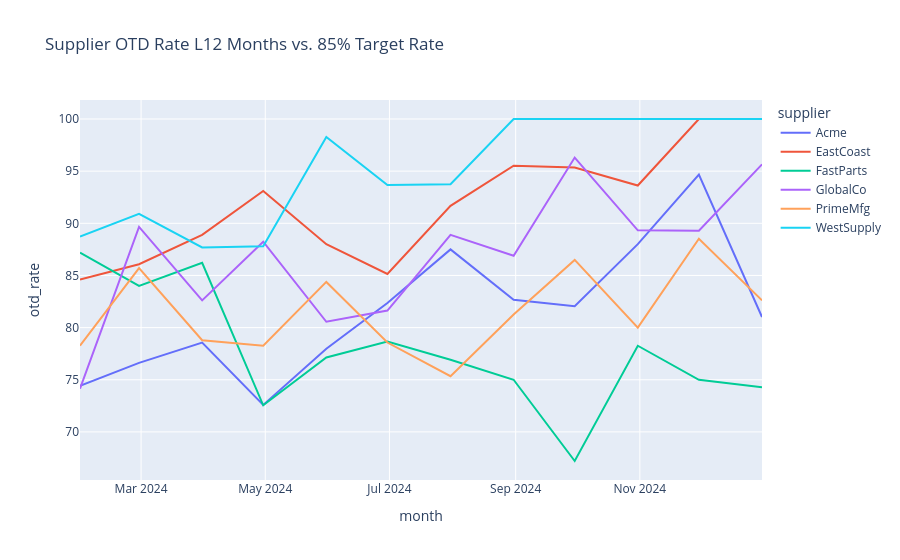
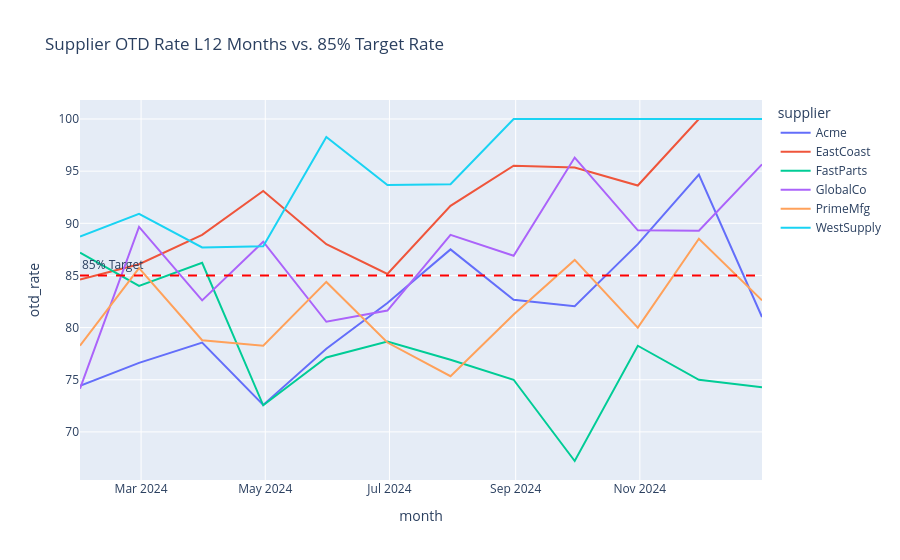

Notebook source saved alongside these figures, in order:
### Code cell
# Part 6
# Build a multi-line chart showing each supplier's OTD rate over 12 months 
# with the 85% target line added as a horizontal reference line.

fig = px.line(
    df,
    x="month",
    y="otd_rate",
    color="supplier",
    title="Supplier OTD Rate L12 Months vs. 85% Target Rate"
)

# add the 85% target line
fig.add_hline(
    y=85,
    line_dash="dash",
    line_color="red",
    annotation_text="85% Target",
    annotation_position="top left"
)

fig.show()

### Figure 1 — Plotly figure (JSON) as saved in the notebook; plotly's stock layout.template omitted (floating-point values rounded to 4 significant figures)
{"data": [{"hovertemplate": "supplier=Acme<br>month=%{x}<br>otd_rate=%{y}<extra></extra>", "legendgroup": "Acme", "line": {"color": "#636efa", "dash": "solid"}, "marker": {"symbol": "circle"}, "mode": "lines", "name": "Acme", "orientation": "v", "showlegend": true, "type": "scatter", "x": ["2024-01-31T00:00:00.000000", "2024-02-29T00:00:00.000000", "2024-03-31T00:00:00.000000", "2024-04-30T00:00:00.000000", "2024-05-31T00:00:00.000000", "2024-06-30T00:00:00.000000", "2024-07-31T00:00:00.000000", "2024-08-31T00:00:00.000000", "2024-09-30T00:00:00.000000", "2024-10-31T00:00:00.000000", "2024-11-30T00:00:00.000000", "2024-12-31T00:00:00.000000"], "xaxis": "x", "y": [74.42, 76.62, 78.57, 72.58, 77.97, 82.35, 87.5, 82.67, 82.05, 88.0, 94.67, 81.01], "yaxis": "y"}, {"hovertemplate": "supplier=EastCoast<br>month=%{x}<br>otd_rate=%{y}<extra></extra>", "legendgroup": "EastCoast", "line": {"color": "#EF553B", "dash": "solid"}, "marker": {"symbol": "circle"}, "mode": "lines", "name": "EastCoast", "orientation": "v", "showlegend": true, "type": "scatter", "x": ["2024-01-31T00:00:00.000000", "2024-02-29T00:00:00.000000", "2024-03-31T00:00:00.000000", "2024-04-30T00:00:00.000000", "2024-05-31T00:00:00.000000", "2024-06-30T00:00:00.000000", "2024-07-31T00:00:00.000000", "2024-08-31T00:00:00.000000", "2024-09-30T00:00:00.000000", "2024-10-31T00:00:00.000000", "2024-11-30T00:00:00.000000", "2024-12-31T00:00:00.000000"], "xaxis": "x", "y": [84.62, 86.08, 88.89, 93.1, 88.0, 85.14, 91.67, 95.52, 95.35, 93.62, 100.0, 100.0], "yaxis": "y"}, {"hovertemplate": "supplier=FastParts<br>month=%{x}<br>otd_rate=%{y}<extra></extra>", "legendgroup": "FastParts", "line": {"color": "#00cc96", "dash": "solid"}, "marker": {"symbol": "circle"}, "mode": "lines", "name": "FastParts", "orientation": "v", "showlegend": true, "type": "scatter", "x": ["2024-01-31T00:00:00.000000", "2024-02-29T00:00:00.000000", "2024-03-31T00:00:00.000000", "2024-04-30T00:00:00.000000", "2024-05-31T00:00:00.000000", "2024-06-30T00:00:00.000000", "2024-07-31T00:00:00.000000", "2024-08-31T00:00:00.000000", "2024-09-30T00:00:00.000000", "2024-10-31T00:00:00.000000", "2024-11-30T00:00:00.000000", "2024-12-31T00:00:00.000000"], "xaxis": "x", "y": [87.18, 84.0, 86.21, 72.55, 77.14, 78.67, 76.92, 75.0, 67.21, 78.26, 75.0, 74.29], "yaxis": "y"}, {"hovertemplate": "supplier=GlobalCo<br>month=%{x}<br>otd_rate=%{y}<extra></extra>", "legendgroup": "GlobalCo", "line": {"color": "#ab63fa", "dash": "solid"}, "marker": {"symbol": "circle"}, "mode": "lines", "name": "GlobalCo", "orientation": "v", "showlegend": true, "type": "scatter", "x": ["2024-01-31T00:00:00.000000", "2024-02-29T00:00:00.000000", "2024-03-31T00:00:00.000000", "2024-04-30T00:00:00.000000", "2024-05-31T00:00:00.000000", "2024-06-30T00:00:00.000000", "2024-07-31T00:00:00.000000", "2024-08-31T00:00:00.000000", "2024-09-30T00:00:00.000000", "2024-10-31T00:00:00.000000", "2024-11-30T00:00:00.000000", "2024-12-31T00:00:00.000000"], "xaxis": "x", "y": [74.14, 89.66, 82.61, 88.24, 80.56, 81.63, 88.89, 86.89, 96.3, 89.33, 89.29, 95.65], "yaxis": "y"}, {"hovertemplate": "supplier=PrimeMfg<br>month=%{x}<br>otd_rate=%{y}<extra></extra>", "legendgroup": "PrimeMfg", "line": {"color": "#FFA15A", "dash": "solid"}, "marker": {"symbol": "circle"}, "mode": "lines", "name": "PrimeMfg", "orientation": "v", "showlegend": true, "type": "scatter", "x": ["2024-01-31T00:00:00.000000", "2024-02-29T00:00:00.000000", "2024-03-31T00:00:00.000000", "2024-04-30T00:00:00.000000", "2024-05-31T00:00:00.000000", "2024-06-30T00:00:00.000000", "2024-07-31T00:00:00.000000", "2024-08-31T00:00:00.000000", "2024-09-30T00:00:00.000000", "2024-10-31T00:00:00.000000", "2024-11-30T00:00:00.000000", "2024-12-31T00:00:00.000000"], "xaxis": "x", "y": [78.26, 85.71, 78.79, 78.26, 84.38, 78.57, 75.34, 81.25, 86.49, 80.0, 88.52, 82.61], "yaxis": "y"}, {"hovertemplate": "supplier=WestSupply<br>month=%{x}<br>otd_rate=%{y}<extra></extra>", "legendgroup": "WestSupply", "line": {"color": "#19d3f3", "dash": "solid"}, "marker": {"symbol": "circle"}, "mode": "lines", "name": "WestSupply", "orientation": "v", "showlegend": true, "type": "scatter", "x": ["2024-01-31T00:00:00.000000", "2024-02-29T00:00:00.000000", "2024-03-31T00:00:00.000000", "2024-04-30T00:00:00.000000", "2024-05-31T00:00:00.000000", "2024-06-30T00:00:00.000000", "2024-07-31T00:00:00.000000", "2024-08-31T00:00:00.000000", "2024-09-30T00:00:00.000000", "2024-10-31T00:00:00.000000", "2024-11-30T00:00:00.000000", "2024-12-31T00:00:00.000000"], "xaxis": "x", "y": [88.73, 90.91, 87.69, 87.8, 98.28, 93.67, 93.75, 100.0, 100.0, 100.0, 100.0, 100.0], "yaxis": "y"}], "layout": {"legend": {"title": {"text": "supplier"}, "tracegroupgap": 0}, "title": {"text": "Supplier OTD Rate L12 Months vs. 85% Target Rate"}, "xaxis": {"anchor": "y", "domain": [0, 1], "title": {"text": "month"}}, "yaxis": {"anchor": "x", "domain": [0, 1], "title": {"text": "otd_rate"}}}}

### Figure 2 — Plotly figure (JSON) as saved in the notebook; plotly's stock layout.template omitted (floating-point values rounded to 4 significant figures)
{"data": [{"hovertemplate": "supplier=Acme<br>month=%{x}<br>otd_rate=%{y}<extra></extra>", "legendgroup": "Acme", "line": {"color": "#636efa", "dash": "solid"}, "marker": {"symbol": "circle"}, "mode": "lines", "name": "Acme", "orientation": "v", "showlegend": true, "type": "scatter", "x": ["2024-01-31T00:00:00.000000", "2024-02-29T00:00:00.000000", "2024-03-31T00:00:00.000000", "2024-04-30T00:00:00.000000", "2024-05-31T00:00:00.000000", "2024-06-30T00:00:00.000000", "2024-07-31T00:00:00.000000", "2024-08-31T00:00:00.000000", "2024-09-30T00:00:00.000000", "2024-10-31T00:00:00.000000", "2024-11-30T00:00:00.000000", "2024-12-31T00:00:00.000000"], "xaxis": "x", "y": [74.42, 76.62, 78.57, 72.58, 77.97, 82.35, 87.5, 82.67, 82.05, 88.0, 94.67, 81.01], "yaxis": "y"}, {"hovertemplate": "supplier=EastCoast<br>month=%{x}<br>otd_rate=%{y}<extra></extra>", "legendgroup": "EastCoast", "line": {"color": "#EF553B", "dash": "solid"}, "marker": {"symbol": "circle"}, "mode": "lines", "name": "EastCoast", "orientation": "v", "showlegend": true, "type": "scatter", "x": ["2024-01-31T00:00:00.000000", "2024-02-29T00:00:00.000000", "2024-03-31T00:00:00.000000", "2024-04-30T00:00:00.000000", "2024-05-31T00:00:00.000000", "2024-06-30T00:00:00.000000", "2024-07-31T00:00:00.000000", "2024-08-31T00:00:00.000000", "2024-09-30T00:00:00.000000", "2024-10-31T00:00:00.000000", "2024-11-30T00:00:00.000000", "2024-12-31T00:00:00.000000"], "xaxis": "x", "y": [84.62, 86.08, 88.89, 93.1, 88.0, 85.14, 91.67, 95.52, 95.35, 93.62, 100.0, 100.0], "yaxis": "y"}, {"hovertemplate": "supplier=FastParts<br>month=%{x}<br>otd_rate=%{y}<extra></extra>", "legendgroup": "FastParts", "line": {"color": "#00cc96", "dash": "solid"}, "marker": {"symbol": "circle"}, "mode": "lines", "name": "FastParts", "orientation": "v", "showlegend": true, "type": "scatter", "x": ["2024-01-31T00:00:00.000000", "2024-02-29T00:00:00.000000", "2024-03-31T00:00:00.000000", "2024-04-30T00:00:00.000000", "2024-05-31T00:00:00.000000", "2024-06-30T00:00:00.000000", "2024-07-31T00:00:00.000000", "2024-08-31T00:00:00.000000", "2024-09-30T00:00:00.000000", "2024-10-31T00:00:00.000000", "2024-11-30T00:00:00.000000", "2024-12-31T00:00:00.000000"], "xaxis": "x", "y": [87.18, 84.0, 86.21, 72.55, 77.14, 78.67, 76.92, 75.0, 67.21, 78.26, 75.0, 74.29], "yaxis": "y"}, {"hovertemplate": "supplier=GlobalCo<br>month=%{x}<br>otd_rate=%{y}<extra></extra>", "legendgroup": "GlobalCo", "line": {"color": "#ab63fa", "dash": "solid"}, "marker": {"symbol": "circle"}, "mode": "lines", "name": "GlobalCo", "orientation": "v", "showlegend": true, "type": "scatter", "x": ["2024-01-31T00:00:00.000000", "2024-02-29T00:00:00.000000", "2024-03-31T00:00:00.000000", "2024-04-30T00:00:00.000000", "2024-05-31T00:00:00.000000", "2024-06-30T00:00:00.000000", "2024-07-31T00:00:00.000000", "2024-08-31T00:00:00.000000", "2024-09-30T00:00:00.000000", "2024-10-31T00:00:00.000000", "2024-11-30T00:00:00.000000", "2024-12-31T00:00:00.000000"], "xaxis": "x", "y": [74.14, 89.66, 82.61, 88.24, 80.56, 81.63, 88.89, 86.89, 96.3, 89.33, 89.29, 95.65], "yaxis": "y"}, {"hovertemplate": "supplier=PrimeMfg<br>month=%{x}<br>otd_rate=%{y}<extra></extra>", "legendgroup": "PrimeMfg", "line": {"color": "#FFA15A", "dash": "solid"}, "marker": {"symbol": "circle"}, "mode": "lines", "name": "PrimeMfg", "orientation": "v", "showlegend": true, "type": "scatter", "x": ["2024-01-31T00:00:00.000000", "2024-02-29T00:00:00.000000", "2024-03-31T00:00:00.000000", "2024-04-30T00:00:00.000000", "2024-05-31T00:00:00.000000", "2024-06-30T00:00:00.000000", "2024-07-31T00:00:00.000000", "2024-08-31T00:00:00.000000", "2024-09-30T00:00:00.000000", "2024-10-31T00:00:00.000000", "2024-11-30T00:00:00.000000", "2024-12-31T00:00:00.000000"], "xaxis": "x", "y": [78.26, 85.71, 78.79, 78.26, 84.38, 78.57, 75.34, 81.25, 86.49, 80.0, 88.52, 82.61], "yaxis": "y"}, {"hovertemplate": "supplier=WestSupply<br>month=%{x}<br>otd_rate=%{y}<extra></extra>", "legendgroup": "WestSupply", "line": {"color": "#19d3f3", "dash": "solid"}, "marker": {"symbol": "circle"}, "mode": "lines", "name": "WestSupply", "orientation": "v", "showlegend": true, "type": "scatter", "x": ["2024-01-31T00:00:00.000000", "2024-02-29T00:00:00.000000", "2024-03-31T00:00:00.000000", "2024-04-30T00:00:00.000000", "2024-05-31T00:00:00.000000", "2024-06-30T00:00:00.000000", "2024-07-31T00:00:00.000000", "2024-08-31T00:00:00.000000", "2024-09-30T00:00:00.000000", "2024-10-31T00:00:00.000000", "2024-11-30T00:00:00.000000", "2024-12-31T00:00:00.000000"], "xaxis": "x", "y": [88.73, 90.91, 87.69, 87.8, 98.28, 93.67, 93.75, 100.0, 100.0, 100.0, 100.0, 100.0], "yaxis": "y"}], "layout": {"annotations": [{"showarrow": false, "text": "85% Target", "x": 0, "xanchor": "left", "xref": "x domain", "y": 85, "yanchor": "bottom", "yref": "y"}], "legend": {"title": {"text": "supplier"}, "tracegroupgap": 0}, "shapes": [{"line": {"color": "red", "dash": "dash"}, "type": "line", "x0": 0, "x1": 1, "xref": "x domain", "y0": 85, "y1": 85, "yref": "y"}], "title": {"text": "Supplier OTD Rate L12 Months vs. 85% Target Rate"}, "xaxis": {"anchor": "y", "domain": [0, 1], "title": {"text": "month"}}, "yaxis": {"anchor": "x", "domain": [0, 1], "title": {"text": "otd_rate"}}}}
